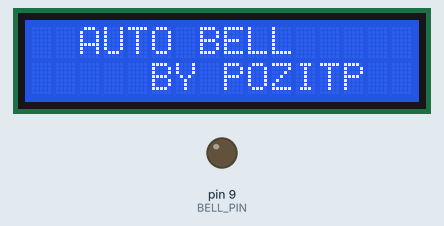
Bench run of a program on a simulated Arduino Nano, built with avr-gcc and run on an emulated ATmega328P. Shown: 16×2 character LCD, output pins drawn as LEDs (lit = HIGH). The local clock reads 2024-03-15 10:24:30 at power-on unless the program sets it.

Above: at 0.1 s.
At 4.2 s:
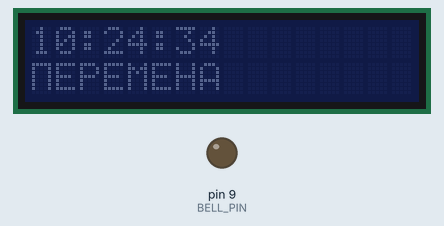
At 9.2 s:
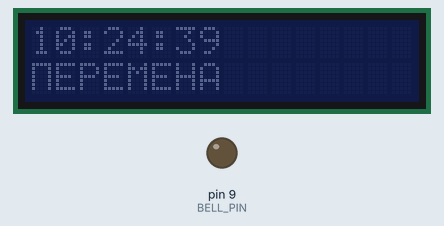
At 19.2 s:
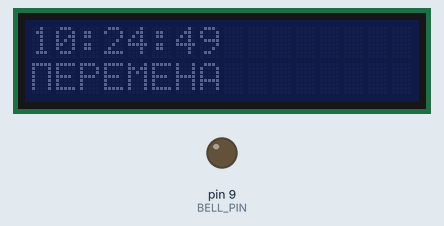
At 28.2 s:
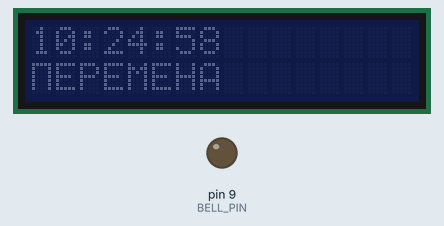
At 38.2 s:
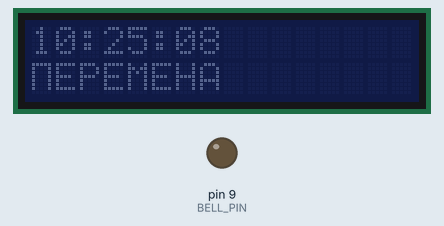

Measured:
- what the display in image 1 shows lasts 1.0 s, from 4.1 s to 5.1 s

The program:

main.cpp
```cpp
#include <Arduino.h>
#include "main.h"
#include "button.h"

int main()
{
  init();
/*   pinMode(RIGHT_BTN_PIN, INPUT_PULLUP);
  pinMode(CENTRAL_BTN_PIN, INPUT_PULLUP);
  pinMode(LEFT_BTN_PIN, INPUT_PULLUP); */

  pinMode(BELL_PIN, OUTPUT);

  if (!rtc.begin())
  {
    while (1)
    {
      digitalWrite(LED_BUILTIN, HIGH);
      delay(10);
      digitalWrite(LED_BUILTIN, LOW);
    }
  }

  if (rtc.lostPower())
  {
    digitalWrite(LED_BUILTIN, HIGH);
    delay(500);
    digitalWrite(LED_BUILTIN, LOW);
    rtc.adjust(DateTime(F(__DATE__), F(__TIME__)));
  }

  status = lcd.begin(LCD_COLS, LCD_ROWS);
  if (status)
  {
    hd44780::fatalError(status);
  }
  lcd.createChar(1, letter_P);
  lcd.createChar(2, letter_Y);
  lcd.setCursor(2, 0);
  lcd.print(F("AUTO BELL"));
  lcd.setCursor(5, 1);
  lcd.print(F("BY POZITP"));
  delay(2000);
  lcd.noBacklight();
  lcd.setCursor(0, 0);
  lcd.clear();

  for (;;)
  {
    now = rtc.now();
    timeFormatted = now.hour() * 10000L + now.minute() * 100 + now.second();

    switch (now.dayOfTheWeek())
    {
    case 0:
    case 6:
      break;

    default:
      for (int x = 0; x < 16; x = x + 1)
      {
        if (schedule[x] == timeFormatted)
        {
          uint16_t ms = millis() & 0xFFFF;
          if (ms - tmr > 3000)
          {
            tmr = ms;
            isLesson = !isLesson;
            if (bellState == LOW) bellState = HIGH;
            else bellState = LOW;
          }
          digitalWrite(BELL_PIN, bellState);
        }
      }
      break;
    }

    uint16_t ms2 = millis() & 0xFFFF;
    if (ms2 - tmr2 > 1000)
    {
      tmr2 = ms2;
      lcd.print(F("            "));
      lcd.setCursor(0, 0);
      if (now.hour() < 10)
        lcd.print(TIME_DISPLAY_ZERO);
      lcd.print(now.hour());
      lcd.print(TIME_DISPLAY_COLON);
      if (now.minute() < 10)
        lcd.print(TIME_DISPLAY_ZERO);
      lcd.print(now.minute());
      lcd.print(TIME_DISPLAY_COLON);
      if (now.second() < 10)
        lcd.print(TIME_DISPLAY_ZERO);
      lcd.print(now.second());
#ifdef DEBUG_MODE
      lcd.setCursor(0, 1);
      lcd.print(F("DEBUG: "));
      lcd.print(timeFormatted);
      lcd.print(F("               "));
#else
      lcd.setCursor(0, 1);
      switch (isLesson)
      {
      case true:
        lcd.print(F("\2"));
        lcd.print(F("POK"));
        lcd.print(F("                "));
        break;

      default:
        lcd.print(F("\1"));
        lcd.print(F("EPEMEHA"));
        lcd.print(F("                "));
        break;
      }
#endif
    }
  }
  return 0;
}
```

button.h
```cpp
// #include <Arduino.h>

// class button {
//   public:
//     button (byte pin) {
//       _pin = pin;
//       pinMode(_pin, INPUT_PULLUP);
//     }
//     bool click() {
//       bool btnState = digitalRead(_pin);
//       if (!btnState && !_flag && millis() - _tmr >= 100) {
//         _flag = true;
//         _tmr = millis();
//         return true;
//       }
//       if (!btnState && _flag && millis() - _tmr >= 500) {
//         _tmr = millis ();
//         return true;
//       }
//       if (btnState && _flag) {
//         _flag = false;
//         _tmr = millis();
//       }
//       return false;
//     }
//   private:
//     byte _pin;
//     uint32_t _tmr;
//     bool _flag;
// };
```

main.h
```cpp
#pragma once
#include <RTClib.h>
#include <hd44780.h>
#include <hd44780ioClass/hd44780_I2Cexp.h>

/* #define RIGHT_BTN_PIN 2
#define CENTRAL_BTN_PIN 3
#define LEFT_BTN_PIN 4 */
#define BELL_PIN 9
#define TIME_DISPLAY_ZERO '0'
#define TIME_DISPLAY_COLON ':'
#define LCD_COLS 16
#define LCD_ROWS 2
// #define DEBUG_MODE

RTC_DS3231 rtc;
hd44780_I2Cexp lcd;

int status;
DateTime now;
long timeFormatted;
bool isLesson = false;
unsigned long tmr, tmr2, ms3;
int bellState = LOW;
byte letter_P[8] = {
    B11111,
    B10001,
    B10001,
    B10001,
    B10001,
    B10001,
    B10001,
    B00000,
};
byte letter_Y[8] = {
    B10001,
    B10001,
    B10001,
    B01010,
    B00100,
    B01000,
    B10000,
    B00000,
};

const PROGMEM long schedule[16] = {8100, 8500, 900, 9400, 9550, 10350, 10550, 11350, 11550, 12350, 12500, 13300, 13400, 14200, 14300, 15100};
```
